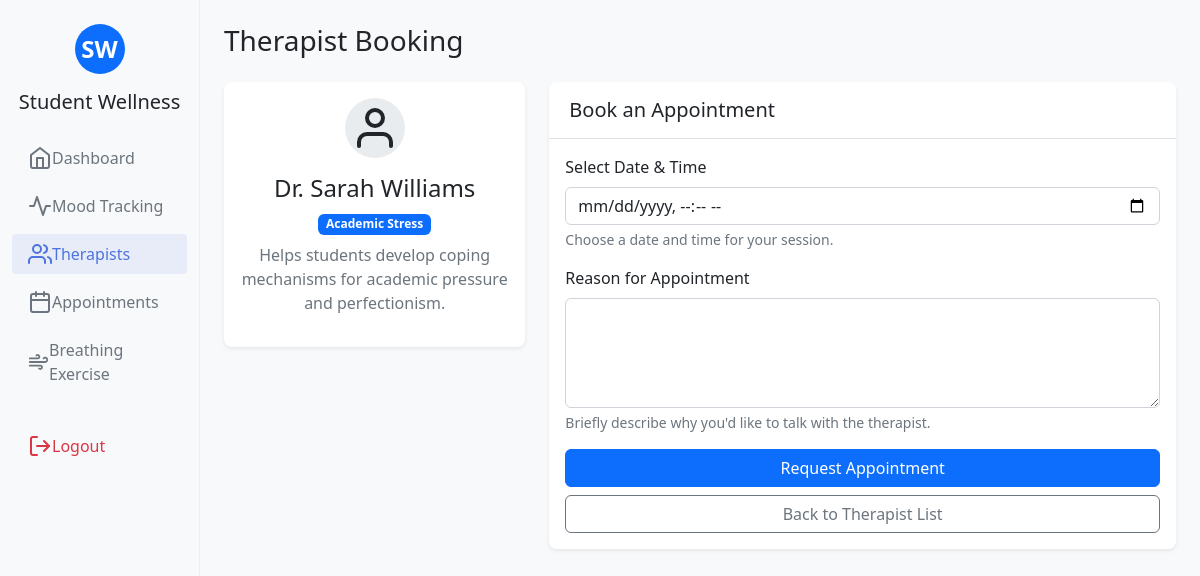
The page /therapist/book/3/ (signed in) on the database its author committed.
### student/models.py (models this page shows, shortened)
class Therapist(models.Model):
    name = models.CharField(max_length=100)
    specialization = models.CharField(max_length=100)
    description = models.TextField()
    is_available = models.BooleanField(default=True)

### student/views.py (the view)
# urls.py: path('therapist/book/<int:therapist_id>/', views.book_therapist, name='book_therapist'),
@login_required
def book_therapist(request, therapist_id):
    therapist = get_object_or_404(Therapist, id=therapist_id, is_available=True)
    if request.method == 'POST':
        form = TherapistAppointmentForm(request.POST)
        if form.is_valid():
            appointment = form.save(commit=False)
            appointment.student = request.user
            appointment.therapist = therapist
            appointment.status = 'pending'
            appointment.save()
            return redirect('appointment_list')
    else:
        form = TherapistAppointmentForm()
    return render(request, 'therapist_booking.html', {
        'therapist': therapist,
        'form': form
    })

### student/forms.py (shortened to what this page needs)
class TherapistAppointmentForm(forms.ModelForm):
    class Meta:
        model = TherapistAppointment
        fields = ['appointment_date', 'reason']
        widgets = {
            'appointment_date': forms.DateTimeInput(attrs={'type': 'datetime-local'}),
            'reason': forms.Textarea(attrs={'rows': 3, 'placeholder': 'Briefly describe why you want to meet with the therapist...'}),
        }

### templates/therapist_booking.html (shortened to what this page needs)
{% extends 'base.html' %}
{% block content %}
<div class="row mb-4">
    <div class="col-12">
        <h1 class="h3 mb-0">Therapist Booking</h1>
    </div>
</div>
{% if show_appointments %}
    <div class="card shadow-sm mb-4">
        <div class="card-header bg-white d-flex justify-content-between align-items-center">
            <h5 class="mb-0">Your Appointments</h5>
            <a href="{% url 'therapist_list' %}" class="btn btn-sm btn-primary">Book New Appointment</a>
        </div>
        <div class="card-body p-0">
            {% if appointments %}
                <div class="table-responsive">
                    <table class="table table-hover mb-0">
                        <thead class="table-light">
                            <tr>
                                <th>Therapist</th>
                                <th>Date & Time</th>
                                <th>Status</th>
                                <th>Reason</th>
                            </tr>
                        </thead>
                        <tbody>
                            {% for appointment in appointments %}
                                <tr>
                                    <td>{{ appointment.therapist.name }}</td>
                                    <td>{{ appointment.appointment_date|date:"M d, Y" }} at {{ appointment.appointment_date|time:"g:i A" }}</td>
                                    <td>
                                        <span class="badge
                                            {% if appointment.status == 'confirmed' %}bg-success
                                            {% elif appointment.status == 'pending' %}bg-warning
                                            {% elif appointment.status == 'cancelled' %}bg-danger
                                            {% else %}bg-secondary{% endif %}">
                                            {{ appointment.get_status_display }}
                                        </span>
                                    </td>
                                    <td>{{ appointment.reason|truncatechars:50 }}</td>
                                </tr>
                            {% endfor %}
                        </tbody>
                    </table>
                </div>
            {% else %}
                <div class="text-center py-5">
                    <i data-feather="calendar" style="width: 48px; height: 48px;" class="text-muted mb-3"></i>
                    <h5>No appointments yet</h5>
                    <p class="text-muted">Book your first appointment with a therapist</p>
                    <a href="{% url 'therapist_list' %}" class="btn btn-primary mt-2">Find a Therapist</a>
                </div>
            {% endif %}
        </div>
    </div>
{% elif therapist %}
    <div class="row">
        <div class="col-md-4 mb-4">
            <div class="card shadow-sm">
                <div class="card-body text-center">
                    <div class="therapist-avatar mb-3">
                        <div class="avatar-circle mx-auto">
                            <i data-feather="user" style="width: 48px; height: 48px;"></i>
                        </div>
                    </div>
                    <h4>{{ therapist.name }}</h4>
                    <p class="badge bg-primary mb-2">{{ therapist.specialization }}</p>
                    <p class="text-muted">{{ therapist.description }}</p>
                </div>
            </div>
        </div>
        <div class="col-md-8">
            <div class="card shadow-sm">
                <div class="card-header bg-white">
                    <h5 class="mb-0">Book an Appointment</h5>
                </div>
                <div class="card-body">
                    <form method="post" action="{% url 'book_therapist' therapist.id %}">
                        <div class="mb-3">
                            <label for="appointment_date" class="form-label">Select Date & Time</label>
                            <input type="datetime-local" class="form-control" id="appointment_date" name="appointment_date" required>
                            <div class="form-text">Choose a date and time for your session.</div>
                        </div>
                        <div class="mb-3">
                            <label for="reason" class="form-label">Reason for Appointment</label>
                            <textarea class="form-control" id="reason" name="reason" rows="4" required></textarea>
                            <div class="form-text">Briefly describe why you'd like to talk with the therapist.</div>
                        </div>
                        <div class="d-grid gap-2">
                            <button type="submit" class="btn btn-primary">Request Appointment</button>
                            <a href="{% url 'therapist_list' %}" class="btn btn-outline-secondary">Back to Therapist List</a>
                        </div>
                    </form>
                </div>
            </div>
        </div>
    </div>
{% endif %}
{% endblock %}

### static/css/style.css (style rules this page uses)
:root { --primary-color: #4e73df; --secondary-color: #6c757d; --success-color: #1cc88a; --info-color: #36b9cc; --warning-color: #f6c23e; --danger-color: #e74a3b; --light-color: #f8f9fc; --dark-color: #5a5c69; --happy-color: #4CAF50; --calm-color: #2196F3; --neutral-color: #9E9E9E; --anxious-color: #FFC107; --sad-color: #2196F3; --angry-color: #F44336; }
body { background-color: #f8f9fa; font-family: 'Segoe UI', Tahoma, Geneva, Verdana, sans-serif; }
.card { border: none; border-radius: 0.5rem; overflow: hidden; }
.card-header { background-color: transparent; border-bottom: 1px solid rgba(0,0,0,.125); padding: 1rem 1.25rem; }
.avatar-circle { width: 60px; height: 60px; background-color: #e9ecef; border-radius: 50%; display: flex; justify-content: center; align-items: center; }

### rows shown on the page
Therapist: name "Dr. Sarah Williams", specialization "Academic Stress", description "Helps students develop coping mechanisms for academic pressure and perfectionism."
